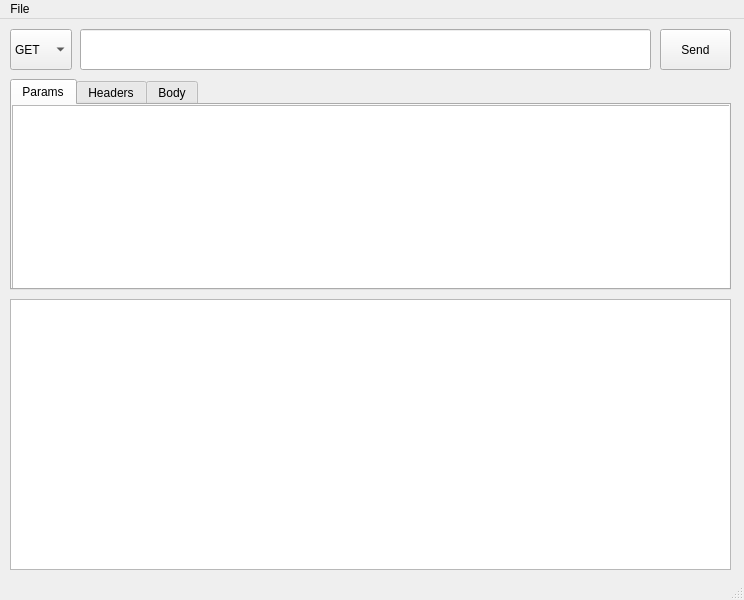
<?xml version="1.0" encoding="UTF-8"?>
<ui version="4.0">
 <class>NETman</class>
 <widget class="QMainWindow" name="NETman">
  <property name="geometry">
   <rect>
    <x>0</x>
    <y>0</y>
    <width>744</width>
    <height>600</height>
   </rect>
  </property>
  <property name="windowTitle">
   <string>MainWindow</string>
  </property>
  <widget class="QWidget" name="centralwidget">
   <widget class="QPushButton" name="sendButton">
    <property name="enabled">
     <bool>true</bool>
    </property>
    <property name="geometry">
     <rect>
      <x>660</x>
      <y>10</y>
      <width>71</width>
      <height>41</height>
     </rect>
    </property>
    <property name="text">
     <string>Send</string>
    </property>
   </widget>
   <widget class="QComboBox" name="inputMethod">
    <property name="geometry">
     <rect>
      <x>10</x>
      <y>10</y>
      <width>62</width>
      <height>41</height>
     </rect>
    </property>
    <item>
     <property name="text">
      <string>GET</string>
     </property>
    </item>
    <item>
     <property name="text">
      <string>POST</string>
     </property>
    </item>
    <item>
     <property name="text">
      <string>DELETE</string>
     </property>
    </item>
    <item>
     <property name="text">
      <string>PUT</string>
     </property>
    </item>
    <item>
     <property name="text">
      <string>PATCH</string>
     </property>
    </item>
   </widget>
   <widget class="QTextEdit" name="responseText">
    <property name="geometry">
     <rect>
      <x>10</x>
      <y>280</y>
      <width>721</width>
      <height>271</height>
     </rect>
    </property>
   </widget>
   <widget class="QTabWidget" name="tabWidget">
    <property name="geometry">
     <rect>
      <x>10</x>
      <y>60</y>
      <width>721</width>
      <height>211</height>
     </rect>
    </property>
    <property name="accessibleName">
     <string/>
    </property>
    <property name="currentIndex">
     <number>0</number>
    </property>
    <widget class="QWidget" name="Params">
     <attribute name="title">
      <string>Params</string>
     </attribute>
     <widget class="QListView" name="listView">
      <property name="geometry">
       <rect>
        <x>0</x>
        <y>0</y>
        <width>721</width>
        <height>191</height>
       </rect>
      </property>
     </widget>
    </widget>
    <widget class="QWidget" name="tab_2">
     <attribute name="title">
      <string>Headers</string>
     </attribute>
    </widget>
    <widget class="QWidget" name="tab">
     <attribute name="title">
      <string>Body</string>
     </attribute>
    </widget>
   </widget>
   <widget class="QLineEdit" name="inputUrl">
    <property name="geometry">
     <rect>
      <x>80</x>
      <y>10</y>
      <width>571</width>
      <height>41</height>
     </rect>
    </property>
   </widget>
  </widget>
  <widget class="QMenuBar" name="menubar">
   <property name="geometry">
    <rect>
     <x>0</x>
     <y>0</y>
     <width>744</width>
     <height>22</height>
    </rect>
   </property>
   <widget class="QMenu" name="menuFile">
    <property name="title">
     <string>File</string>
    </property>
    <addaction name="actionExit"/>
   </widget>
   <addaction name="menuFile"/>
  </widget>
  <widget class="QStatusBar" name="statusbar"/>
  <action name="actionExit">
   <property name="text">
    <string>Exit</string>
   </property>
  </action>
 </widget>
 <resources/>
 <connections/>
</ui>
